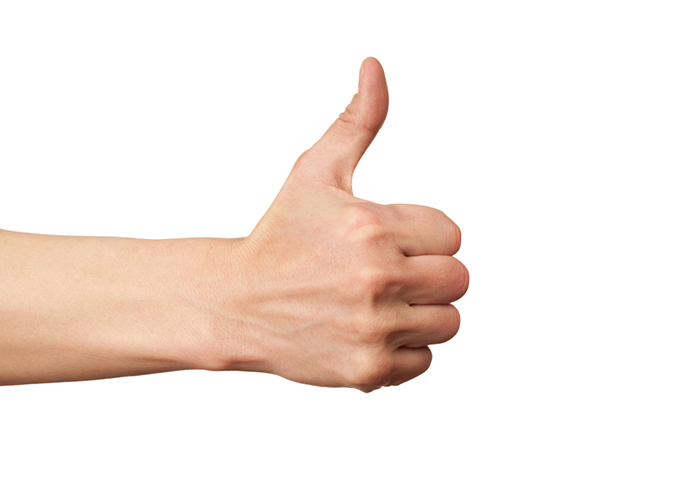
#> input picture classifier/thumbs8.jpeg, 700 x 500 px, given in place of classifierthumbs8.jpeg, which was not available
$ python single_threshold.py 5 ../classifier out.png
#> lines starting #> are read from the running program, lines starting #| are printed output that depends on the picture; after the words box and inside, x2 and y2 are one past the last pixel; in counts of white or black regions, pixels touching at a corner belong together; pictures that were not available may be replaced by others from this repository, and a replacement may not be noted
import cv2, random, glob, itertools, sys, os
import numpy as np

# transform, horizontally or vertically
def flip_img(input_img, count):

#> called with input_img = '../classifierthumbs8.jpeg', count = 0
	img = cv2.imread(input_img, 0)
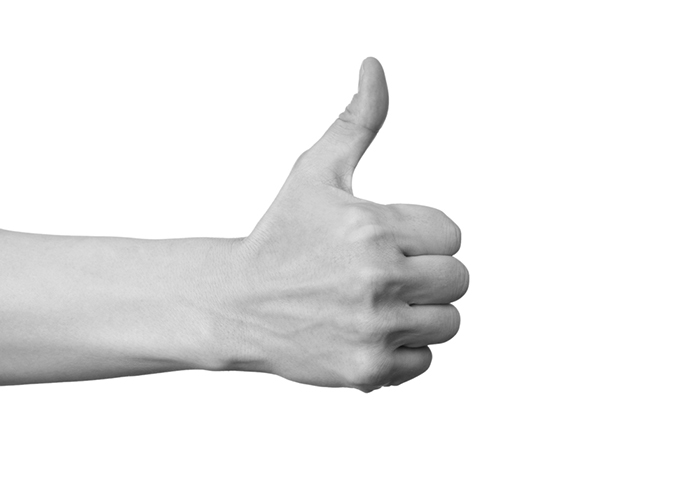
#> img: shape (500, 700); min 13, max 255, mean 238.6
	#img = cv2.cvtColor(img, cv2.COLOR_BGR2GRAY)

	# -1 = both, 0 = horizontal, 1 = vertical
	transforms = [1, None]
	choice = random.choice(transforms)

	if choice != None:
		transformed_img = cv2.flip(img, choice)
	else:
		transformed_img = img

	threshold(transformed_img, count)

def threshold(img, count):
#> called with count = 0
	img = cv2.medianBlur(img, 5)
	img_threshold = cv2.adaptiveThreshold(img, 255, cv2.ADAPTIVE_THRESH_GAUSSIAN_C, \
					cv2.THRESH_BINARY, 11, 2)
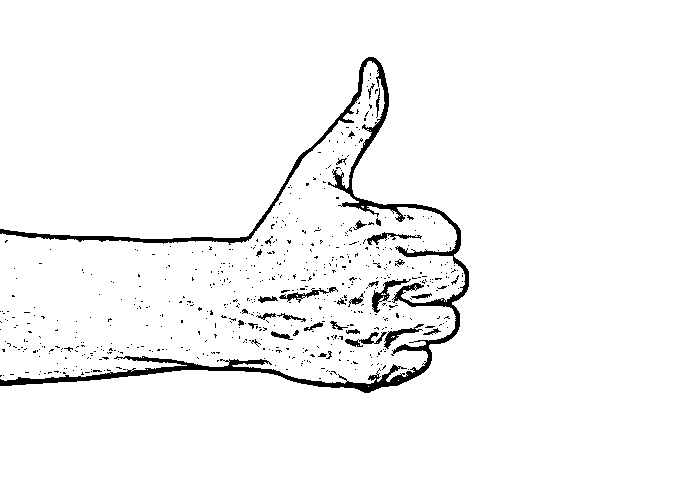
#> img_threshold: shape (500, 700); 96.5% white; 596 black regions (561 under 20 px), largest, box (x1, y1, x2, y2) and area: (0, 57, 469, 393) 8113, (372, 279, 411, 313) 310, (384, 324, 424, 349) 248
	rotate(img_threshold, count)

# rotate
def rotate(img, count):
#> called with count = 0
	(h,w) = img.shape[:2]
#> h = 500; w = 700

	# random rescale
	scale = random.uniform(0.5, 1.15)
	center = (w/2, h/2)
#> center = (350, 250)
	angle_to_rotate = random.choice(list(range(-25,25)))

	M = cv2.getRotationMatrix2D(center, angle_to_rotate, scale)

	# crop by delta
	delta_w = random.choice(list(range(-60, 60)))
	delta_h = random.choice(list(range(-30, 30)))
	rotated_img = cv2.warpAffine(img, M, (w + delta_w, h + delta_h), flags=cv2.INTER_LINEAR)
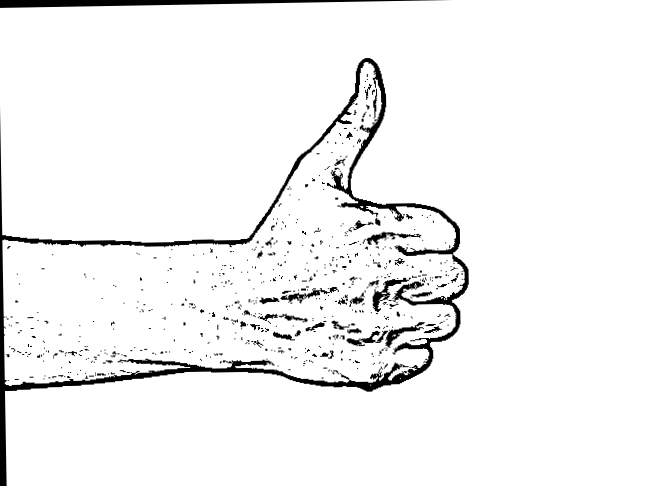
#> rotated_img: shape (486, 645); min 0, max 255, mean 242.8
	cv2.imwrite(sys.argv[3] + str(count) + str(random.randint(0,1000000)) + '.jpg', rotated_img)

input_imgs = os.listdir(sys.argv[2])

# create this many mutations of each input image
num_imgs_per_input = list(range(0,round(int(sys.argv[1])/len(input_imgs))))

for img in input_imgs:
	print('Creating ' + str(len(num_imgs_per_input)) + ' mutations of ' + img + '...')
	img_path = sys.argv[2] + img
	for i in num_imgs_per_input:
		flip_img(img_path, i)
